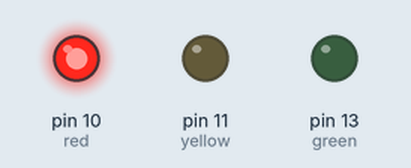
This sketch was run on a simulated Arduino Uno, built with avr-gcc and run on an emulated ATmega328P. On the bench: output pins drawn as LEDs (lit = HIGH).

Above: at 1.0 s.
At 3.0 s:
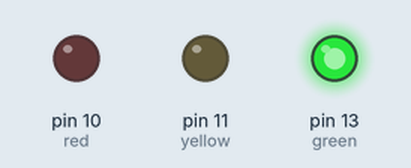
At 5.0 s:
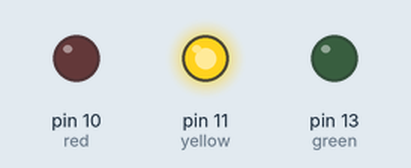
At 8.2 s:
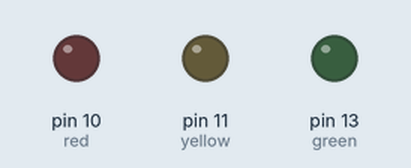
Timing chart, 0 to 11.7 s (numbered marks = the images above):
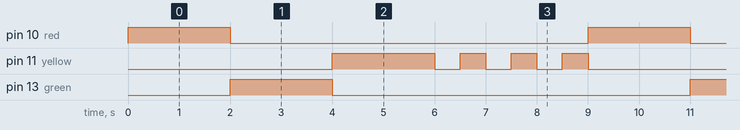

The sketch:

trafic_light.ino
```cpp
/*
 Write a traffic light controller with a timer:

Starts with red light. switches to green, then yellow, then flashing yellow 3 times and back to red. Changes according to int timer.

*/
int timer = 2000; // two second timer
int red = 10;
int yellow = 11;
int green = 13;

void setup() {
	pinMode(red, OUTPUT);
	pinMode(yellow, OUTPUT);
	pinMode(green, OUTPUT);

	digitalWrite(red, HIGH);
	digitalWrite(yellow, LOW);
	digitalWrite(green, LOW);

}

void loop() {

	delay(timer);


	digitalWrite(red, LOW);
	digitalWrite(yellow, LOW);
	digitalWrite(green, HIGH); // green on

	delay(timer);

	digitalWrite(red, LOW);
	digitalWrite(yellow, HIGH); // solid yellow on
	digitalWrite(green, LOW);

	delay(timer);

	// loop that toggles yellow light on and off
	for(int i=0; i< 3; i++){
		digitalWrite(yellow, LOW);
		delay(500);
		digitalWrite(yellow, HIGH);
		delay(500);
	}

	digitalWrite(red, HIGH); // red on
	digitalWrite(yellow, LOW);
	digitalWrite(green, LOW);
}
```

Measured:
- by itself, pin 10 (red), pin 13 (green): alternates HIGH for 2.0 s and LOW for 7.0 s
- by itself, pin 11 (yellow): repeats every 9.0 s: 3 × (LOW 0.50 s, HIGH 0.50 s), LOW 4.0 s, HIGH 2.0 s
- by itself, everything shown: repeats every 9.0 s, in 9 steps
